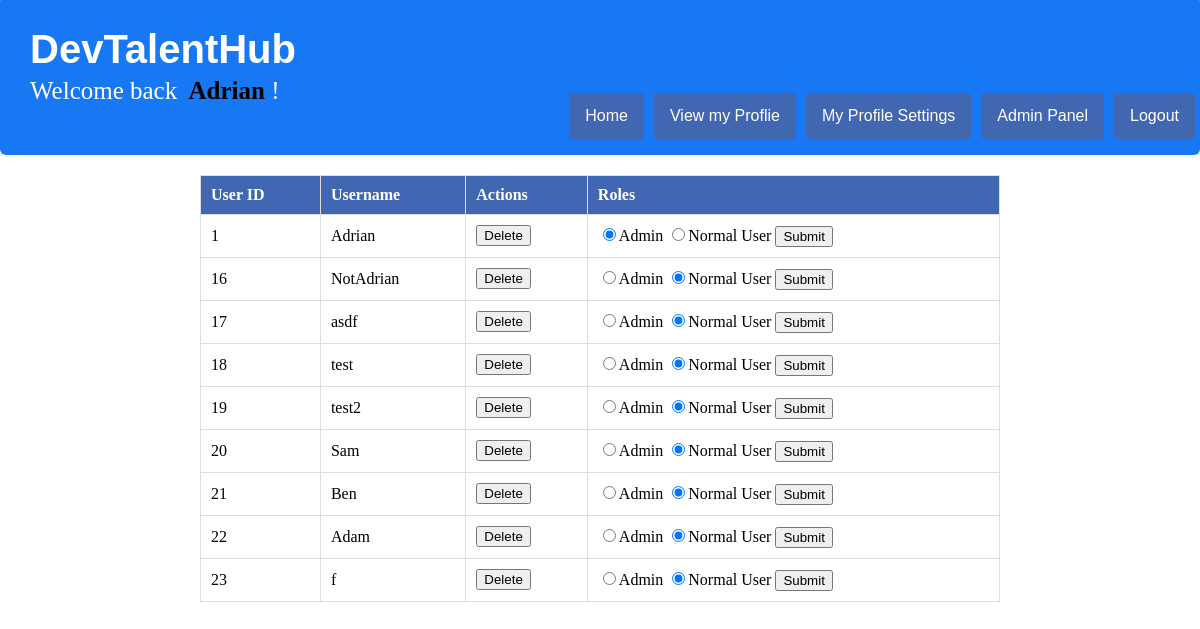
The page /manage_users.php (signed in) on the database its author committed.
### tables this page shows
CREATE TABLE `users` (
  `id` int(11) NOT NULL,
  `username` varchar(50) DEFAULT NULL,
  `password` varchar(255) DEFAULT NULL,
  `created_at` datetime DEFAULT current_timestamp(),
  `is_admin` tinyint(1) DEFAULT 0
);

### manage_users.php (the view, shortened to what this page needs)
<?php
require_once('config.php');
require_once(ROOT_PATH . '/includes/head_section.php');
?>
<head>
</head>
<body>
    <?php include(ROOT_PATH . '/includes/navbar_logged_in.php'); ?>
    <div class="container">
        <table>
            <thead>
                <tr>
                    <th>User ID</th>
                    <th>Username</th>
                    <th>Actions</th>
                    <th>Roles</th>
                </tr>
            </thead>
            <tbody>
                <?php
                $result = mysqli_query($link, "SELECT * FROM users");
                if ($result) {
                    while ($row = mysqli_fetch_assoc($result)) {
                        echo "<tr>";
                        echo "<td>{$row['id']}</td>";
                        echo "<td>{$row['username']}</td>";
                        echo "<td>
                                <button class='delete-btn' onclick='deleteUser({$row['id']})'>Delete</button>
                              </td>";
                        echo "<td>
                                <form action='update_admin.php' method='post'>
                                    <input type='hidden' name='user_id' value='{$row['id']}'>
                                    <label>
                                        <input type='radio' name='admin_action_{$row['id']}' value='make_admin' " . ($row['is_admin'] == 1 ? 'checked' : '') . ">Admin
                                    </label>
                                    <label>
                                        <input type='radio' name='admin_action_{$row['id']}' value='make_normal_user' " . ($row['is_admin'] == 0 ? 'checked' : '') . ">Normal User
                                    </label>
                                    <button type='submit' class='admin-btn'>Submit</button>
                                </form>
                              </td>";
                        echo "</tr>";
                    }
                } else {
                    echo "Error: " . mysqli_error($link);
                }
                ?>
            </tbody>
        </table>
    </div>
</body>
</html>

### static/public_styling.css (style rules this page uses)
html { height: 100%; box-sizing: border-box; }
body { position: relative; margin: 0; padding-bottom: 6rem; min-height: 100%; }

### manage_users.php (style rules this page uses)
.container { max-width: 800px; margin: 20px auto; }
table { width: 100%; border-collapse: collapse; margin-top: 20px; }
th, td { border: 1px solid #ddd; padding: 10px; text-align: left; }
th { background-color: #4267B2; color: white; }

### rows shown on the page
users: id "1", username "Adrian", is_admin "☑ Admin", is_admin "☐ Normal User"
users: id "16", username "NotAdrian", is_admin "☐ Admin", is_admin "☑ Normal User"
users: id "17", username "asdf", is_admin "☐ Admin", is_admin "☑ Normal User"
users: id "18", username "test", is_admin "☐ Admin", is_admin "☑ Normal User"
users: id "19", username "test2", is_admin "☐ Admin", is_admin "☑ Normal User"
users: id "20", username "Sam", is_admin "☐ Admin", is_admin "☑ Normal User"
users: id "21", username "Ben", is_admin "☐ Admin", is_admin "☑ Normal User"
users: id "22", username "Adam", is_admin "☐ Admin", is_admin "☑ Normal User"
users: id "23", username "f", is_admin "☐ Admin", is_admin "☑ Normal User"

### other values the page prints
$_SESSION['username'] "Adrian"
